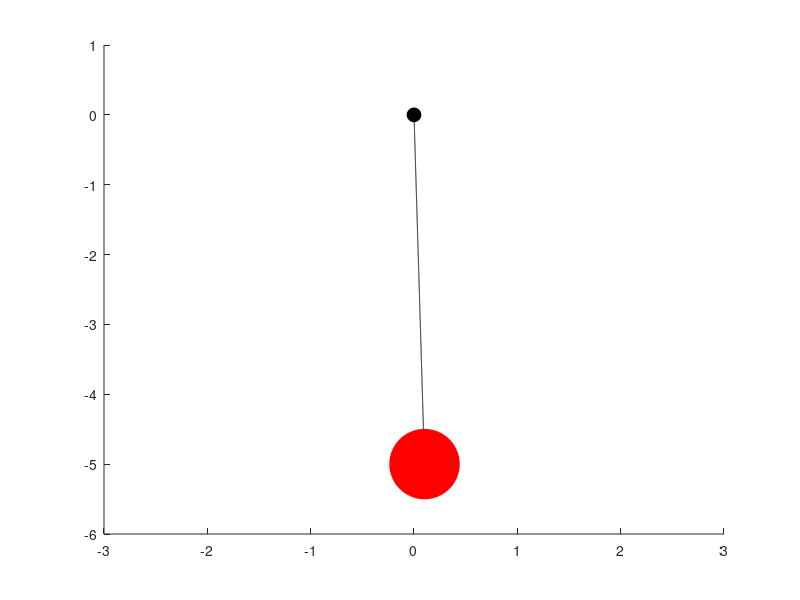

MATLAB code to generate this figure:
function [] = pendulum ()
  % initialize the basic data
  length = 5;
  g = 9.81;
  w = sqrt(g/length);
  alpha0 = pi/20;  
  % the pivot of the pendulum is at (0, 0)
  
  % runs in 10 seconds
  for (t = 1:0.1:10)
    [x, y] = pendulumCoordinate (length, alpha0, w, t);
    [xStr, yStr] = stringGenerate (x, y);
    visualize (x, y, xStr, yStr);
  end
end

function [x, y] = pendulumCoordinate (length, alpha0, w, t)
  alpha = alpha0*cos(w*t);
  x = length*sin(alpha);
  y = -length*cos(alpha);
end

function [xStr, yStr] = stringGenerate (x, y)
  N = 10^3;
  xStr = linspace(0, x, N);
  yStr = xStr * y/x;
end

function [] = visualize (x, y, xStr, yStr)
  clf;
  hold on;
  % the pivot of the pendulum
  %plot(0, 0, 'MarkerSize', 20, 'Color', [0 0 0]/255);
  plot(0, 0, 'Marker' , 'o', 'MarkerSize', 10, 'MarkerEdgeColor', [0 0 0]/255, 'MarkerFaceColor', [0 0 0]/255);
  
  plot(xStr, yStr, 'Color', [0 0 0]/255);
  %plot(x, y, 'MarkerSize', 100, 'Color', [255 0 0]/255);
  plot(x, y, 'Marker' , 'o', 'MarkerSize', 50, 'MarkerEdgeColor', [255 0 0]/255, 'MarkerFaceColor', [255 0 0]/255);
  
  % set the axis limit for the plot
  axis([-3 3 -6 1]);
  pause(0.1);
end
